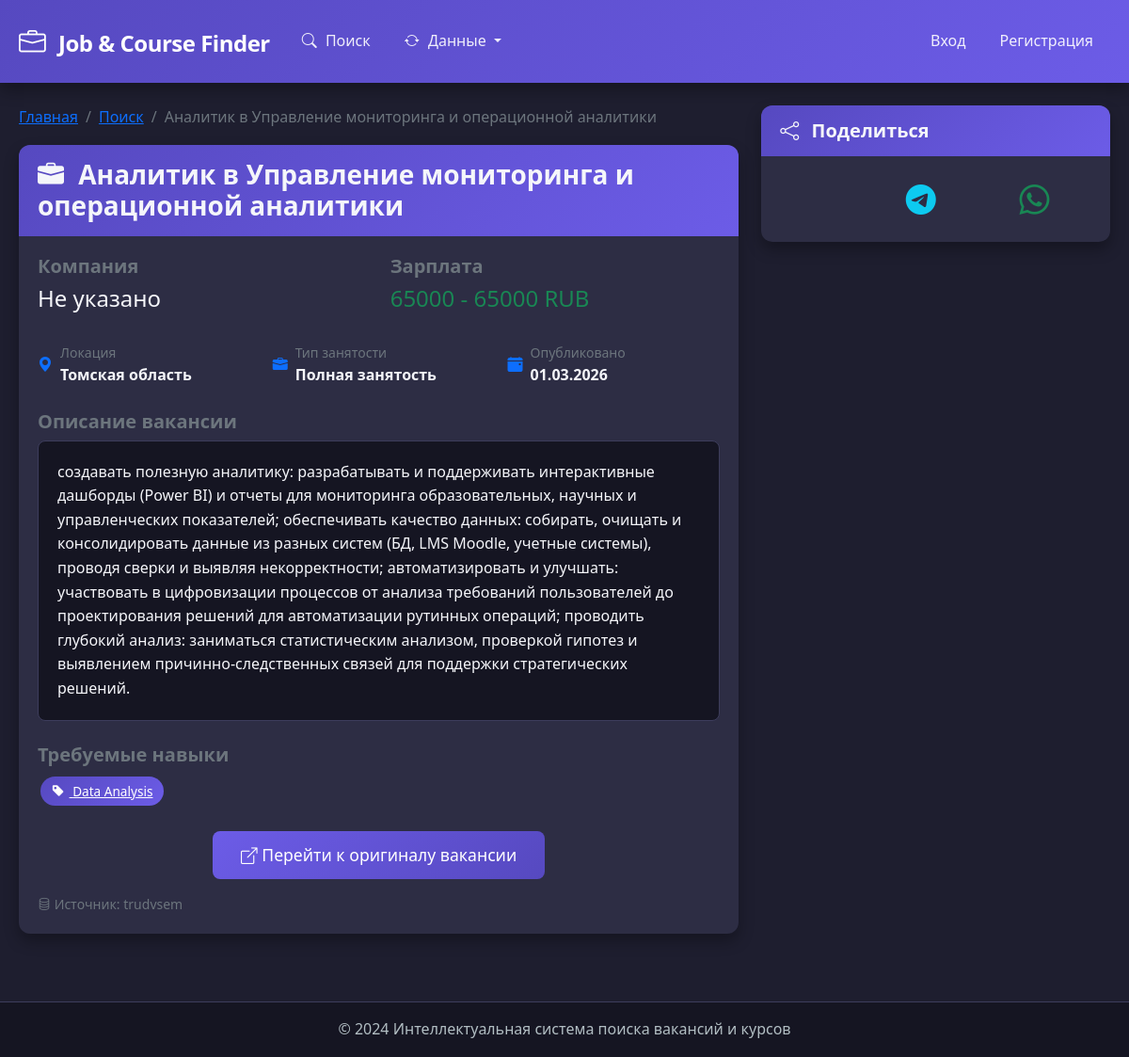
The page /vacancy/318 on the database its author committed.
### models.py (models this page shows, shortened)
class Vacancy(db.Model):
    __tablename__ = 'vacancies'
    id = db.Column(db.Integer, primary_key=True)
    title = db.Column(db.String(200), nullable=False)
    company = db.Column(db.String(100))
    description = db.Column(db.Text)
    requirements = db.Column(db.Text)
    salary_min = db.Column(db.Integer)
    salary_max = db.Column(db.Integer)
    salary_currency = db.Column(db.String(3), default='RUB')
    location = db.Column(db.String(100))
    employment_type = db.Column(db.String(50))
    experience_required = db.Column(db.String(50))
    url = db.Column(db.String(500))
    source = db.Column(db.String(50))
    posted_date = db.Column(db.DateTime)
    created_at = db.Column(db.DateTime, default=datetime.utcnow)
    skills = db.relationship('Skill', secondary=vacancy_skills, backref=db.backref('vacancies', lazy='dynamic'))
    def get_salary_display(self):
        if self.salary_min and self.salary_max:
            return f"{self.salary_min} - {self.salary_max} {self.salary_currency}"
        elif self.salary_min:
            return f"от {self.salary_min} {self.salary_currency}"
        elif self.salary_max:
            return f"до {self.salary_max} {self.salary_currency}"
        return "Зарплата не указана"

class Skill(db.Model):
    __tablename__ = 'skills'
    id = db.Column(db.Integer, primary_key=True)
    name = db.Column(db.String(50), unique=True, nullable=False)
    category = db.Column(db.String(50))

### app.py (the view)
@app.route('/vacancy/<int:vacancy_id>')
def vacancy_detail(vacancy_id):
    vacancy = db.session.get(Vacancy, vacancy_id)
    if not vacancy:
        flash('Вакансия не найдена')
        return redirect(url_for('search'))
    if current_user.is_authenticated:
        try:
            db_manager.add_view_history(current_user.id, vacancy_id, 'vacancy')
            similar = recommender.content_based_recommendations(vacancy_id, 'vacancy', limit=3)
        except:
            similar = []
    else:
        similar = []
    return render_template('vacancy.html', vacancy=vacancy, similar=similar)

### templates/vacancy.html (shortened to what this page needs)
{% extends "base.html" %}
{% block content %}
<div class="row">
    <div class="col-md-8">
        <nav aria-label="breadcrumb">
            <ol class="breadcrumb">
                <li class="breadcrumb-item"><a href="{{ url_for('index') }}">Главная</a></li>
                <li class="breadcrumb-item"><a href="{{ url_for('search') }}">Поиск</a></li>
                <li class="breadcrumb-item active" aria-current="page">{{ vacancy.title }}</li>
            </ol>
        </nav>
        <div class="card mb-4">
            <div class="card-header">
                <h3 class="mb-0">
                    <i class="bi bi-briefcase-fill"></i> {{ vacancy.title }}
                </h3>
            </div>
            <div class="card-body">
                <div class="row mb-4">
                    <div class="col-md-6">
                        <h5 class="text-muted">Компания</h5>
                        <p class="h4">{{ vacancy.company }}</p>
                    </div>
                    <div class="col-md-6">
                        <h5 class="text-muted">Зарплата</h5>
                        <p class="h4 text-success">{{ vacancy.get_salary_display() }}</p>
                    </div>
                </div>
                <div class="row mb-4">
                    <div class="col-md-4">
                        <div class="d-flex align-items-center">
                            <i class="bi bi-geo-alt-fill text-primary me-2"></i>
                            <div>
                                <small class="text-muted d-block">Локация</small>
                                <strong>{{ vacancy.location or 'Не указана' }}</strong>
                            </div>
                        </div>
                    </div>
                    <div class="col-md-4">
                        <div class="d-flex align-items-center">
                            <i class="bi bi-briefcase-fill text-primary me-2"></i>
                            <div>
                                <small class="text-muted d-block">Тип занятости</small>
                                <strong>
                                    {% if vacancy.employment_type == 'full-time' %}
                                        Полная занятость
                                    {% elif vacancy.employment_type == 'part-time' %}
                                        Частичная занятость
                                    {% elif vacancy.employment_type == 'remote' %}
                                        Удаленная работа
                                    {% else %}
                                        {{ vacancy.employment_type or 'Не указан' }}
                                    {% endif %}
                                </strong>
                            </div>
                        </div>
                    </div>
                    <div class="col-md-4">
                        <div class="d-flex align-items-center">
                            <i class="bi bi-calendar-event-fill text-primary me-2"></i>
                            <div>
                                <small class="text-muted d-block">Опубликовано</small>
                                <strong>{{ vacancy.posted_date.strftime('%d.%m.%Y') if vacancy.posted_date else 'Недавно' }}</strong>
                            </div>
                        </div>
                    </div>
                </div>
                <div class="mb-4">
                    <h5 class="text-muted">Описание вакансии</h5>
                    <div class="vacancy-description">
                        {% if vacancy.description %}
                            {{ vacancy.description | safe }}
                        {% else %}
                            <p class="text-muted">Описание отсутствует</p>
                        {% endif %}
                    </div>
                </div>
                <div class="mb-4">
                    <h5 class="text-muted">Требуемые навыки</h5>
                    <div class="d-flex flex-wrap">
                        {% for skill in vacancy.skills %}
                        <a href="{{ url_for('search') }}?skills={{ skill.name }}" class="skill-tag">
                            <i class="bi bi-tag-fill"></i> {{ skill.name }}
                        </a>
                        {% else %}
                        <p class="text-muted">Навыки не указаны</p>
                        {% endfor %}
                    </div>
                </div>
                {% if vacancy.url and vacancy.url != '#' %}
                <div class="text-center mt-4">
                    <a href="{{ vacancy.url }}" target="_blank" class="btn btn-primary btn-lg">
                        <i class="bi bi-box-arrow-up-right"></i> Перейти к оригиналу вакансии
                    </a>
                </div>
                {% endif %}
                <div class="mt-3 text-muted small">
                    <i class="bi bi-database"></i> Источник: {{ vacancy.source or 'База данных' }}
                </div>
            </div>
        </div>
    </div>
    <div class="col-md-4">
        <div class="card">
            <div class="card-header">
                <h5 class="mb-0"><i class="bi bi-share"></i> Поделиться</h5>
            </div>
            <div class="card-body">
                <div class="d-flex justify-content-around">
                    <a href="#" class="text-info" onclick="window.open('https://t.me/share/url?url=' + encodeURIComponent(window.location.href), '_blank')">
                        <i class="bi bi-telegram" style="font-size: 2rem;"></i>
                    </a>
                    <a href="#" class="text-success" onclick="window.open('https://wa.me/?text=' + encodeURIComponent(window.location.href), '_blank')">
                        <i class="bi bi-whatsapp" style="font-size: 2rem;"></i>
                    </a>
                </div>
            </div>
        </div>
    </div>
</div>
{% endblock %}

### static/style.css (style rules this page uses)
:root { --primary-color: #6c5ce7; --primary-dark: #5649c0; --primary-light: #8b7cf0; --secondary-color: #00b894; --secondary-dark: #00997a; --danger-color: #d63031; --warning-color: #fdcb6e; --info-color: #0984e3; --dark-bg: #1e1e2f; --darker-bg: #151522; --card-bg: #2d2d44; --light-text: #f5f6fa; --gray-text: #b2bec3; --border-color: #3d3d5c; --success-color: #00b894; --hover-bg: #3d3d5c; --shadow: 0 8px 16px rgba(0, 0, 0, 0.3); --transition: all 0.3s ease; }
body { background-color: var(--dark-bg); color: var(--light-text); font-family: 'Segoe UI', Tahoma, Geneva, Verdana, sans-serif; line-height: 1.6; min-height: 100vh; display: flex; flex-direction: column; }
.card { background-color: var(--card-bg); border: none; border-radius: 12px; box-shadow: var(--shadow); margin-bottom: 20px; overflow: hidden; transition: var(--transition); }
.card-header { background: linear-gradient(135deg, var(--primary-dark) 0%, var(--primary-color) 100%); color: white; font-weight: 600; padding: 15px 20px; border: none; }
.card-header h4, .card-header h5 { margin: 0; font-weight: 600; }
.card-header i { margin-right: 8px; }
.card-body { padding: 20px; }
.btn { border-radius: 8px; padding: 10px 20px; font-weight: 500; transition: var(--transition); border: none; }
.btn-primary { background: linear-gradient(135deg, var(--primary-color) 0%, var(--primary-dark) 100%); color: white; }
.btn-lg { padding: 12px 30px; font-size: 1.1rem; }
.skill-tag { display: inline-block; padding: 5px 12px; margin: 3px; background: linear-gradient(135deg, var(--primary-dark) 0%, var(--primary-color) 100%); color: white; border-radius: 20px; font-size: 0.85rem; cursor: pointer; transition: var(--transition); border: none; }
.skill-tag i { margin-right: 5px; }
h1, h2, h3, h4, h5, h6 { color: var(--light-text); font-weight: 600; }
.vacancy-description, .course-description, .detail-description, .description-text { background-color: var(--darker-bg) !important; color: var(--light-text) !important; padding: 20px; border-radius: 8px; border: 1px solid var(--border-color); line-height: 1.6; }

### rows shown on the page
Vacancy: title "Аналитик в Управление мониторинга и операционной аналитики", company "Не указано", salary "65000 - 65000 RUB", location "Томская область", posted_date "01.03.2026", description "создавать полезную аналитику: разрабатывать и поддерживать интерактивные дашборды (Power BI) и отчеты для мониторинга образовательных, научных и управленческих показателей; обеспечивать качество данных: собирать, очищать и консолидировать данные из разных систем (БД, LMS Moodle, учетные системы), проводя сверки и выявляя некорректности; автоматизировать и улучшать: участвовать в цифровизации процессов от анализа требований пользователей до проектирования решений для автоматизации рутинных операций; проводить глубокий анализ: заниматься статистическим анализом, проверкой гипотез и выявлением причинно-следственных связей для поддержки стратегических решений.", source "trudvsem"
Skill: name "Data Analysis"
